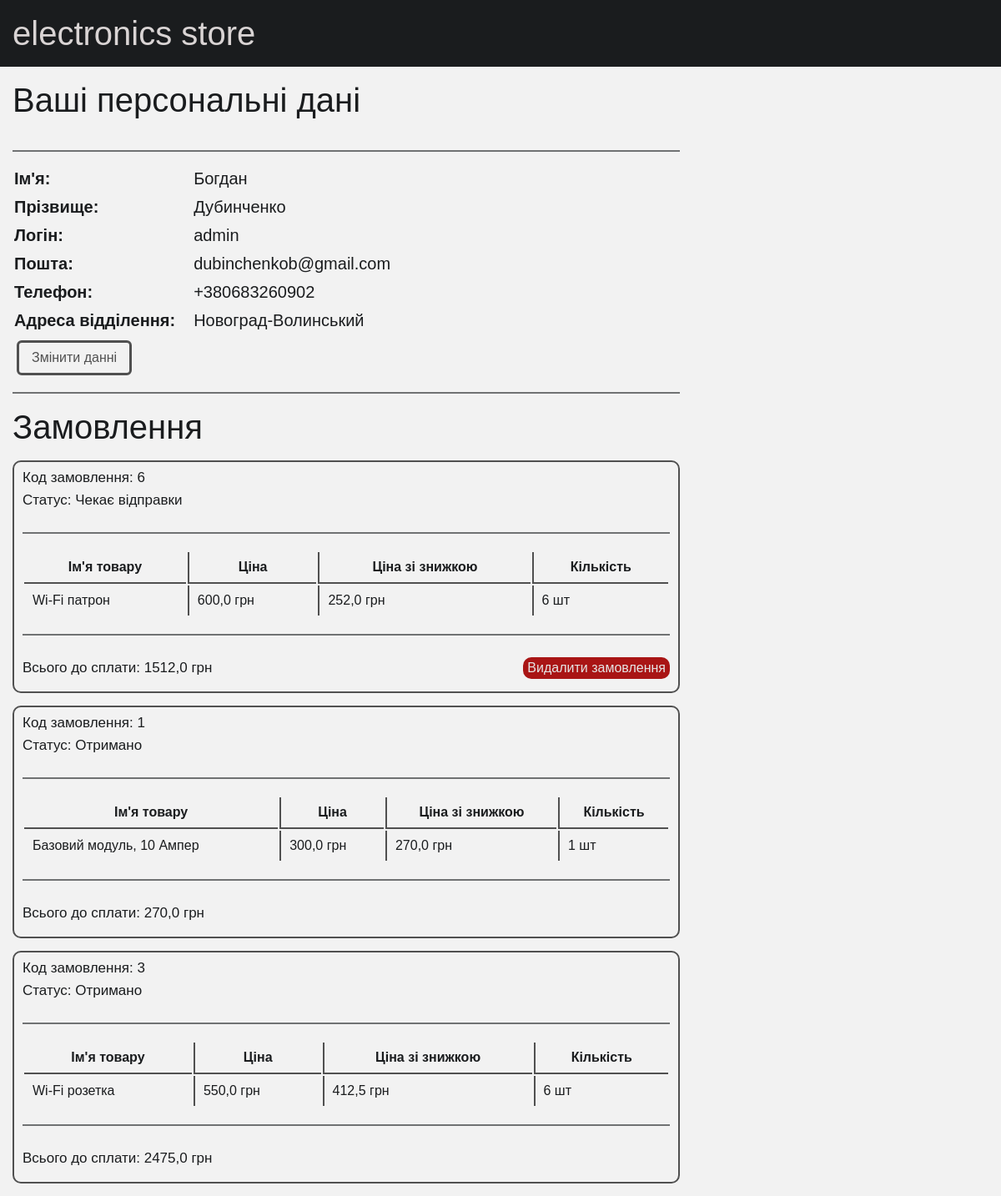
Page /account (signed in) on the committed database.
### main/models.py (models this page shows, shortened)
class Profile(models.Model):
    user = models.OneToOneField(User, on_delete=models.CASCADE)
    phone_regex = RegexValidator(regex=r'^(\+?(38))?[-\(]?\d{3}\)?-?\d{3}-?\d{2}-?\d{2}$', message="Номер телефону повинен бути в форматі '+380XXXXXXXXX'")
    phone_number = models.CharField(validators=[phone_regex], max_length=13, null=True, blank=True)
    mail_address = models.CharField(max_length=100, null=True, blank=True)
    class Meta:
        verbose_name = 'Профіль'
        verbose_name_plural = 'Профіль'

class OrderItems(models.Model):
    order = models.ForeignKey(Order, on_delete=models.CASCADE, related_name='orderItems')
    product = models.ForeignKey(Product, on_delete=models.CASCADE)
    quantity = models.PositiveIntegerField(default=0, max_length=5)
    class Meta:
        verbose_name = 'Замовленні товари'
        verbose_name_plural = 'Замовленні товари'

class Product(models.Model):
    name = models.CharField('Назва товару', max_length=70)
    image = models.ImageField(upload_to="photo/%Y/%m/%d/", null=True, blank=True)
    description = models.TextField('Опис продукту', null=True)
    price = models.FloatField('Ціна')
    discount = models.IntegerField('Знижка', max_length=3)
    discounted_price = models.FloatField('Ціна зі знижкою', max_length=20, default=0)
    number = models.IntegerField('Кількість', max_length=10)
    categories = models.ForeignKey(ProductCategory, null=True, on_delete=models.SET_NULL)
    time_create = models.DateTimeField(auto_now_add=True)
    time_update = models.DateTimeField(auto_now=True)
    class Meta:  # змінюємо назву таблиці для адміна
        verbose_name = 'Тавар'
        verbose_name_plural = 'Товари'

### user_module/views.py (the view)
# urls.py: path('account', views.account, name='account'),
def account(request):
    if not request.user.is_authenticated:
        return redirect('home')
    orders_and_item = []
    orders = Order.objects.filter(user=request.user).order_by('order_status')
    for i in range(orders.count()):
        sum_price = 0
        items = OrderItems.objects.filter(order=orders[i])
        for j in range(items.count()):
            sum_price += items[j].product.discounted_price * items[j].quantity
        orders_and_item.append({"id": orders[i].id,
                                "status": orders[i].order_status,
                                "sum_price": sum_price,
                                "items": items
                                })
    context = {
        'user': Profile.objects.get(user=request.user),
        'title': 'Акаунт',
        'orders': orders_and_item
    }
    print(type(context))
    return render(request, 'user_module/account.html', context)

### user_module/templates/user_module/account.html
{% extends 'main/base.html' %}
{% block main %}
    <div class="main__account">
        <h1>Ваші персональні дані</h1>
        <hr>
        <div class="main__info">
            <div class="main__user__info">
                <table class="table__info">
                    <tr>
                        <th>Ім'я:</th>
                        <td>{{ user.user.first_name }}</td>
                    </tr>
                    <tr>
                        <th>Прізвище:</th>
                        <td>{{ user.user.last_name }}</td>
                    </tr>
                    <tr>
                        <th>Логін:</th>
                        <td>{{ user.user.username }}</td>
                    </tr>
                    <tr>
                        <th>Пошта:</th>
                        <td>{{ user.user.email }}</td>
                    </tr>
                    <tr>
                        <th>Телефон:</th>
                        <td>{% if user.phone_number %}{{ user.phone_number }}{% endif %}</td>
                    </tr>
                    <tr>
                        <th>Адреса відділення:</th>
                        <td>{% if user.mail_address %}{{ user.mail_address }}{% endif %}</td>
                    </tr>
                </table>
            </div>
            <div>
                <a href="account/edit/{{ user.user.id }}/" class="button edit__user">Змінити данні</a>
            </div>
        </div>
        <hr>
        <div class="main__orders">
            <h1>Замовлення</h1>
            {% if orders %}
                {% for order in orders %}
                    <div class="order">
                        <p class="title__order">Код замовлення: {{ order.id }}</p>
                        <p class="status__order">Статус:
                            {% if not order.status %}
                                Чекає відправки
                            {% else %}
                                Отримано
                            {% endif %}
                        </p>
                        <hr>
                        <div class="items__order">
                            <table class="table__items__order">
                                <tr>
                                    <th>
                                        <p>Ім'я товару</p>
                                    </th>
                                    <th>
                                        <p>Ціна</p>
                                    </th>
                                    <th>
                                        <p>Ціна зі знижкою</p>
                                    </th>
                                    <th>
                                        <p>Кількість</p>
                                    </th>
                                </tr>
                                {% for item in order.items %}
                                <tr>
                                    <td>
                                        <p>{{ item.product.name }}</p>
                                    </td>
                                    <td>
                                        <p>{{ item.product.price }} грн</p>
                                    </td>
                                    <td>
                                        <p>{{ item.product.discounted_price }} грн</p>
                                    </td>
                                    <td>
                                        <p>{{ item.quantity }} шт</p>
                                    </td>
                                </tr>
                                {% endfor %}
                            </table>
                        </div>
                        <hr>
                        <div class="order__bottom">
                            <p class="order__price">Всього до сплати: {{ order.sum_price }} грн</p>
                            {% if not order.status %}
                                <a href="order/{{ order.id }}/delete/" class="button_delete">Видалити замовлення</a>
                            {% endif %}
                        </div>
                    </div>
                {% endfor %}
            {% else %}
                <p>Список порожній</p>
            {% endif %}
        </div>
    </div>
{% endblock %}

### main/static/style.css (style rules this page uses)
*, *::before, *::after { padding: 0; margin: 0; border: 0; box-sizing: border-box; }
a { text-decoration: none; }
h1, h2, h3, h4, h5, h6 { font-weight: inherit; font-size: inherit; }
html, body { height: 100%; line-height: 1; font-size: 16px; color: #1a1c1e; font-family: Verdana, sans-serif; background-color: #f2f2f2; }
.button { background: transparent; padding: 10px 15px; border-radius: 6px; border: 3px solid #d9d4d4; color: #d9d4d4; margin-left: 5px; }
h1 { font-size: 40px; padding: 0 0 20px 0; }
hr { border-bottom: 2px solid #707273; margin: 20px 0; }
.table__info tr > th, .table__info tr > td { font-size: 20px; padding: 0 20px 12px 0; }
.main__user__info { text-align: left; }
.main__info > div > a { display: inline-block; }
.edit__user { border-color: #505050; color: #505050; }
.order { border: 2px solid #505050; padding: 10px; border-radius: 10px; margin: 0 0 15px 0; width: 800px; }
.title__order, .status__order { font-size: 17px; padding: 0 0 10px 0; }
.table__items__order { width: 100%; }
.table__items__order tr th, .table__items__order tr td { border-bottom: 2px solid #505050; border-left: 2px solid #505050; padding: 10px; }
.table__items__order tr:last-child th, .table__items__order tr:last-child td { border-bottom: none; }
.table__items__order tr th:first-child, .table__items__order tr td:first-child { border-left: none; }
.order__price { padding: 10px 0 10px 0; font-size: 17px; }
.order__bottom { display: flex; justify-content: space-between; align-items: center; }
.button_delete { text-decoration: none; color: #e5e5e5; background: #a91515; padding: 5px; border-radius: 10px; }

### rows in the picture
Profile: user.first_name "Богдан", user.last_name "Дубинченко", user.username "admin", user.email "dubinchenkob@gmail.com", phone_number "+380683260902", mail_address "Новоград-Волинський"
OrderItems: product.name "Wi-Fi патрон", product.price "600,0", product.discounted_price "252,0", quantity "6"
OrderItems: product.name "Базовий модуль, 10 Ампер", product.price "300,0", product.discounted_price "270,0", quantity "1"
OrderItems: product.name "Wi-Fi розетка", product.price "550,0", product.discounted_price "412,5", quantity "6"

### other values in the picture
{{ order.id }} "6" "1" "3"
{{ order.sum_price }} "1512,0" "270,0" "2475,0"
